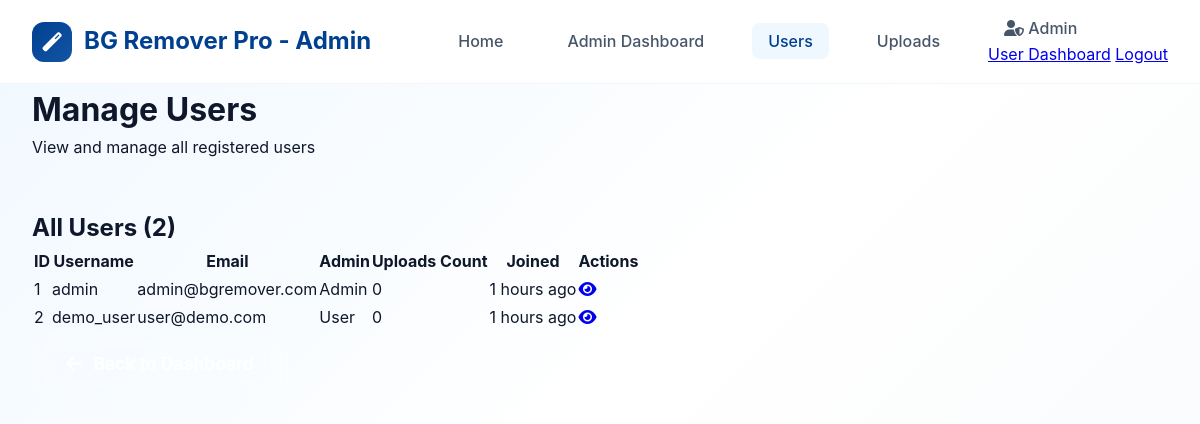
The page /admin/users.php (signed in) on the database its author committed.
### tables this page shows
CREATE TABLE users (
    id INT AUTO_INCREMENT PRIMARY KEY,
    username VARCHAR(255) NOT NULL,
    email VARCHAR(255) UNIQUE NOT NULL,
    password_hash VARCHAR(255) NOT NULL,
    is_admin TINYINT(1) DEFAULT 0,
    created_at TIMESTAMP DEFAULT CURRENT_TIMESTAMP
);

### includes/functions.php (called while the page is built, shortened)
<?php
require_once 'config/database.php';
function getUserUploadCount($userId) {
    global $pdo;
    $stmt = $pdo->prepare("SELECT COUNT(*) as count FROM uploads WHERE user_id = ?");
    $stmt->execute([$userId]);
    $result = $stmt->fetch();
    return $result['count'];
}
function formatDate($date) {
    $timestamp = strtotime($date);
    $now = time();
    $diff = $now - $timestamp;
    if ($diff < 60) {
        return 'Just now';
    } elseif ($diff < 3600) {
        return floor($diff / 60) . ' minutes ago';
    } elseif ($diff < 86400) {
        return floor($diff / 3600) . ' hours ago';
    } else {
        return date('M j, Y', $timestamp);
    }
}
?>

### admin/users.php (the view, shortened to what this page needs)
<?php
require_once '../includes/functions.php';
$stmt = $pdo->query("SELECT * FROM users ORDER BY created_at DESC");
$users = $stmt->fetchAll();
?>
<!DOCTYPE html>
<html lang="en">
<head>
    <link href="https://cdnjs.cloudflare.com/ajax/libs/font-awesome/6.0.0/css/all.min.css" rel="stylesheet">
    <link rel="stylesheet" href="../client/components/css/style.css">
</head>
<body>
    <nav class="navbar">
        <div class="nav-container">
            <a href="../index.php" class="brand">
                <div class="brand-icon"><i class="fas fa-magic"></i></div>
                BG Remover Pro - Admin
            </a>
            <ul class="nav-menu">
                <li><a class="nav-link" href="../index.php">Home</a></li>
                <li><a class="nav-link" href="dashboard.php">Admin Dashboard</a></li>
                <li><a class="nav-link active" href="users.php">Users</a></li>
                <li><a class="nav-link" href="uploads.php">Uploads</a></li>
                <li class="nav-item dropdown">
                    <a class="nav-link" href="#" id="adminDropdown">
                        <i class="fas fa-user-shield"></i>
                        Admin
                    </a>
                    <div class="dropdown-menu">
                        <a href="../dashboard.php">User Dashboard</a>
                        <a href="../auth/logout.php">Logout</a>
                    </div>
                </li>
            </ul>
        </div>
    </nav>
    <div class="container">
        <div class="admin-header">
            <h1>Manage Users</h1>
            <p>View and manage all registered users</p>
        </div>
        <div class="content-section">
            <div class="section-header">
                <h2>All Users (<?php echo count($users); ?>)</h2>
            </div>
            <div class="admin-table-container">
                <table class="admin-table">
                    <thead>
                        <tr>
                            <th>ID</th>
                            <th>Username</th>
                            <th>Email</th>
                            <th>Admin</th>
                            <th>Uploads Count</th>
                            <th>Joined</th>
                            <th>Actions</th>
                        </tr>
                    </thead>
                    <tbody>
                        <?php foreach ($users as $user): ?>
                            <tr>
                                <td><?php echo $user['id']; ?></td>
                                <td>
                                    <div class="user-info">
                                        <div class="user-name"><?php echo htmlspecialchars($user['username']); ?></div>
                                    </div>
                                </td>
                                <td><?php echo htmlspecialchars($user['email']); ?></td>
                                <td>
                                    <span class="status-badge status-<?php echo $user['is_admin'] ? 'admin' : 'user'; ?>">
                                        <?php echo $user['is_admin'] ? 'Admin' : 'User'; ?>
                                    </span>
                                </td>
                                <td><?php echo getUserUploadCount($user['id']); ?></td>
                                <td><?php echo formatDate($user['created_at']); ?></td>
                                <td>
                                    <div class="action-buttons">
                                        <a href="user_details.php?id=<?php echo $user['id']; ?>" class="btn-view">
                                            <i class="fas fa-eye"></i>
                                        </a>
                                    </div>
                                </td>
                            </tr>
                        <?php endforeach; ?>
                    </tbody>
                </table>
            </div>
        </div>
        <div class="admin-actions">
            <a href="dashboard.php" class="btn-secondary">
                <i class="fas fa-arrow-left"></i>
            </a>
        </div>
    </div>
</body>
</html>

### client/components/css/style.css (style rules this page uses)
:root { --primary-blue: rgb(0, 64, 145); --primary-orange: rgb(255, 140, 0); --accent-blue: rgb(20, 84, 165); --light-blue: rgb(240, 248, 255); --dark-blue: rgb(0, 44, 105); --orange-hover: rgb(235, 120, 0); --success: rgb(34, 197, 94); --error: rgb(239, 68, 68); --warning: rgb(245, 158, 11); --text-primary: rgb(15, 23, 42); --text-secondary: rgb(71, 85, 105); --text-muted: rgb(148, 163, 184); --surface: rgb(255, 255, 255); --surface-alt: rgb(248, 250, 252); --border: rgb(226, 232, 240); --border-light: rgb(241, 245, 249); --shadow-sm: 0 1px 2px 0 rgb(0 0 0 / 0.05); --shadow: 0 4px 6px -1px rgb(0 0 0 / 0.1); --shadow-lg: 0 10px 15px -3px rgb(0 0 0 / 0.1); --shadow-xl: 0 20px 25px -5px rgb(0 0 0 / 0.1); }
* { margin: 0; padding: 0; box-sizing: border-box; }
body { font-family: -apple-system, BlinkMacSystemFont, 'Segoe UI', Roboto, Oxygen, Ubuntu, Cantarell, sans-serif; background: linear-gradient(135deg, var(--light-blue) 0%, var(--surface) 50%, var(--surface-alt) 100%); min-height: 100vh; color: var(--text-primary); line-height: 1.6; }
.navbar { background: rgba(255, 255, 255, 0.95); backdrop-filter: blur(20px); border-bottom: 1px solid var(--border-light); position: sticky; top: 0; z-index: 1000; transition: all 0.3s ease; }
.nav-container { max-width: 1400px; margin: 0 auto; padding: 1rem 2rem; display: flex; justify-content: space-between; align-items: center; }
.brand { display: flex; align-items: center; gap: 0.75rem; font-size: 1.5rem; font-weight: 700; color: var(--primary-blue); text-decoration: none; }
.brand-icon { width: 40px; height: 40px; background: linear-gradient(135deg, var(--primary-blue), var(--accent-blue)); border-radius: 12px; display: flex; align-items: center; justify-content: center; color: white; font-size: 1.2rem; }
.nav-menu { display: flex; list-style: none; gap: 2rem; align-items: center; }
.nav-link { color: var(--text-secondary); text-decoration: none; font-weight: 500; transition: all 0.2s ease; cursor: pointer; padding: 0.5rem 1rem; border-radius: 8px; }
.nav-link.active { color: var(--primary-blue); background: var(--light-blue); }
.btn-secondary { background: rgba(255, 255, 255, 0.1); color: white; border: 2px solid rgba(255, 255, 255, 0.2); padding: 1rem 2rem; border-radius: 16px; font-size: 1.1rem; font-weight: 600; cursor: pointer; transition: all 0.3s ease; display: inline-flex; align-items: center; gap: 0.75rem; text-decoration: none; backdrop-filter: blur(10px); }
.container { max-width: 1400px; margin: 0 auto; padding: 0 2rem; }
.admin-header { margin-bottom: 3rem; }

### rows shown on the page
users: id "1", username "admin", email "admin@bgremover.com", is_admin "Admin", id "0", created_at "1 hours ago"
users: id "2", username "demo_user", email "user@demo.com", is_admin "User", id "0", created_at "1 hours ago"

### other values the page prints
count($users) "2"
